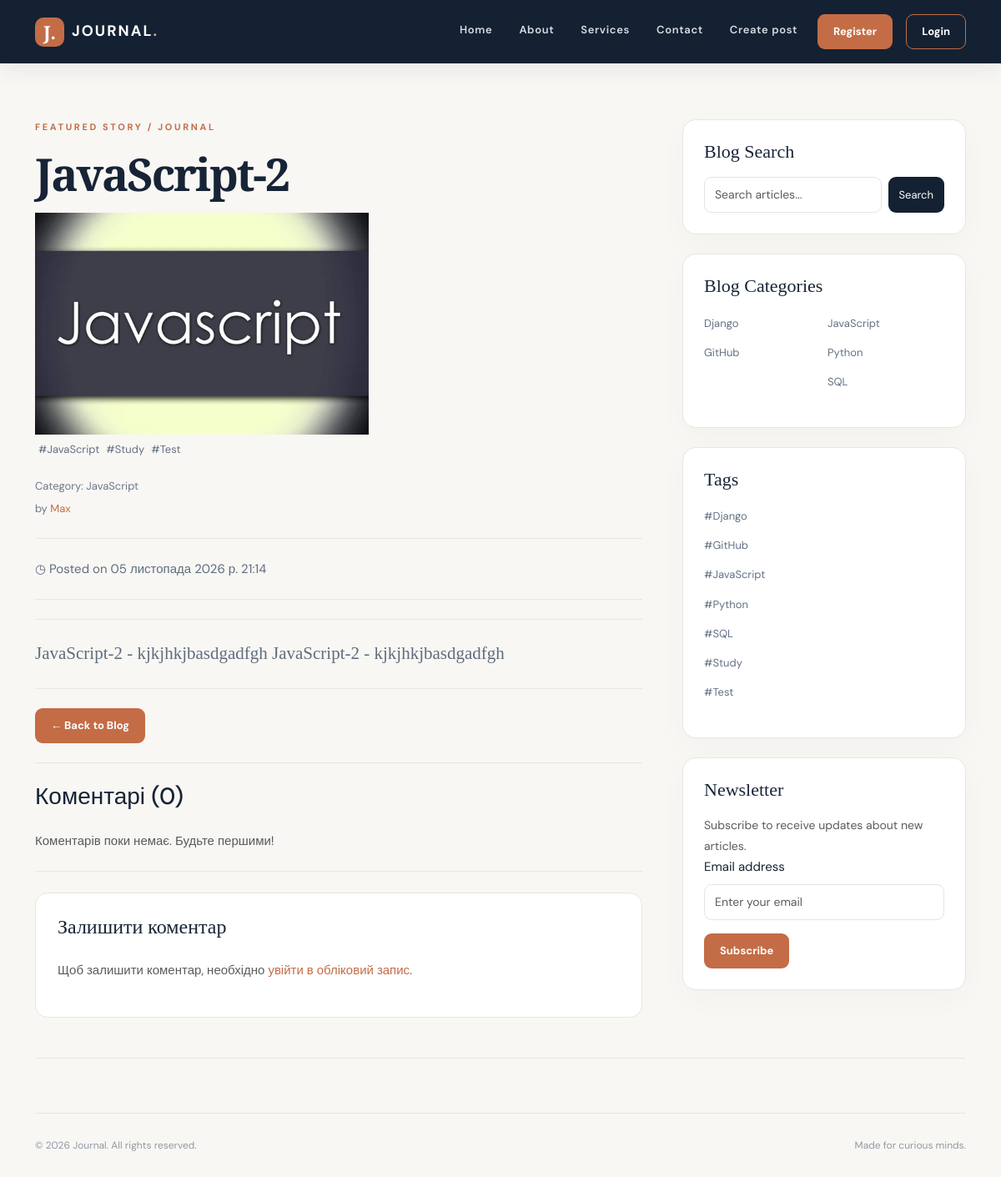
/post/7/, run on an earlier commit of the app's database.
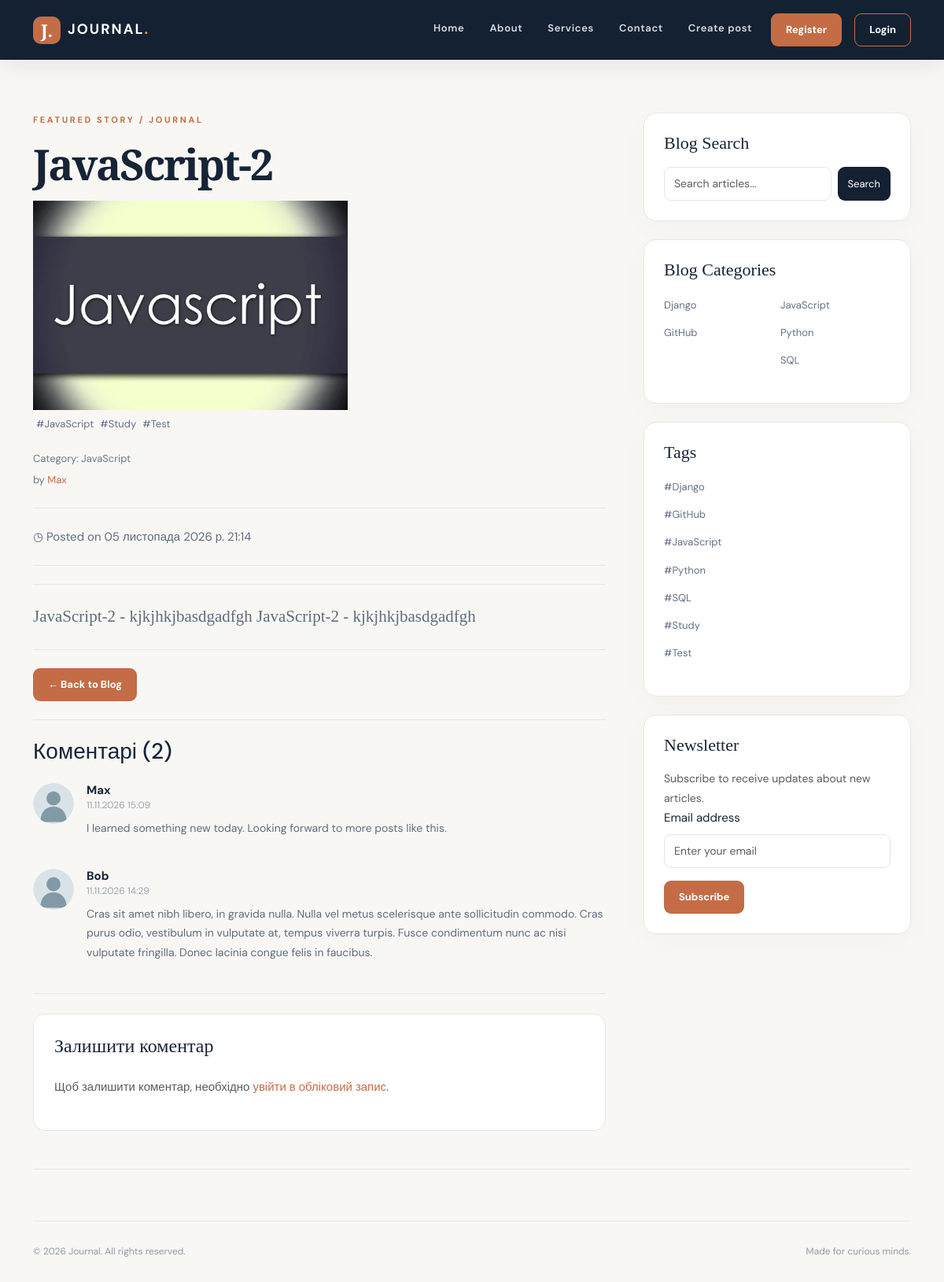
And on a later commit of the database.
### blog/models.py (models this page shows, shortened)
class Tag(models.Model):
    name = models.CharField(max_length=30, unique=True, verbose_name='Назва')
    class Meta:
        ordering = ['name']
        verbose_name = 'Тег'
        verbose_name_plural = 'Теги'

class Post(models.Model):
    title = models.CharField(max_length=200, verbose_name='Заголовок', unique=True)
    content = models.TextField(verbose_name='Вміст')
    published_date = models.DateTimeField(auto_now_add=True, verbose_name='Дата публікації')
    category = models.ForeignKey(Category, on_delete=models.CASCADE, verbose_name='Категорія')
    user = models.ForeignKey(User, on_delete=models.CASCADE, verbose_name='Автор')
    tags = models.ManyToManyField(Tag, blank=True, verbose_name='Тег')
    image = models.ImageField(upload_to='posts/', verbose_name='Обкладинка')
    class Meta:
        ordering = ['-published_date']
        verbose_name = 'Публікація'
        verbose_name_plural = 'Публікації'

class Category(models.Model):
    name = models.CharField(max_length=100, verbose_name='Назва')
    def __str__(self):
        return self.name
    class Meta:
        ordering = ['name']
        verbose_name = 'Категорія'
        verbose_name_plural = 'Категорії'

class Comment(models.Model):
    post = models.ForeignKey(Post, on_delete=models.CASCADE, related_name='comments', verbose_name='Публікація')
    author = models.ForeignKey(User, on_delete=models.CASCADE, verbose_name='Автор')
    text = models.TextField(verbose_name='Текст коментаря')
    created_at = models.DateTimeField(auto_now_add=True, verbose_name='Дата створення')
    class Meta:
        ordering = ['-created_at']
        verbose_name = 'Коментар'
        verbose_name_plural = 'Коментарі'

### blog/views.py (the view)
# urls.py: path('post/<int:post_id>/', views.get_post, name='post_detail'),
def get_post(request, post_id): #post_slug - замість post_id
    post = get_object_or_404(Post, id=post_id) # slug=post_slug замість id=post_id
    comments = post.comments.all()
    if request.method == 'POST' and request.user.is_authenticated:
        form = CommentForm(request.POST)
        if form.is_valid():
            comment = form.save(commit=False)
            comment.post = post
            comment.author = request.user
            comment.save()
            return redirect('blog:post_detail', post_id=post_id)
    else:
        form = CommentForm()
    context = {
        'post': post,
        'tags': Tag.objects.all(),
        'comments': comments,
        'form': form,
    }
    context.update(get_categories())
    return render(request, 'blog/post.html', context)

### blog/forms.py (shortened to what this page needs)
class CommentForm(forms.ModelForm):
    class Meta:
        model = Comment
        fields = ('text',)
        widgets = {
            'text': forms.Textarea(attrs={
                'class': 'form-control',
                'rows': 4,
                'placeholder': 'Напишіть свій коментар...'
            })
        }
        labels = {
            'text': 'Ваш коментар'
        }

### blog/views.py (called while the page is built)
def get_categories():
    categories = Category.objects.all()
    first_half = Category.objects.all()[:len(categories) // 2]
    second_half = Category.objects.all()[len(categories) // 2:]
    return {'categories' : first_half, 'categories2': second_half}

### templates/blog/post.html (shortened to what this page needs)
{% extends 'base.html' %}
{% load static %}
{% block content %}
<div class="eyebrow mb-3">FEATURED STORY / JOURNAL</div>
<h1 class="article-title">{{ post.title }}</h1>
<img src="{{ post.image.url }}" alt="{{ post.title }}" width="400 px">
<ul class="list-unstyled category-list d-flex ">
    {% for tag in post.tags.all %}
        <li class="m-1"><a href="#">#{{ tag.name }}</a></li>
    {% empty %}
        <p>Тегів немає</p>
    {% endfor %}
</ul>
<p class="byline">
    Category: {{ post.category }}
</p>
<p class="byline">
    by <a href="{% url 'blog:profile_detail' post.user.id %}">{{ post.user }}</a>
</p>
<hr class="soft-divider"/>
<p>◷ Posted on {{ post.published_date }}</p>
<hr class="soft-divider"/>
<hr class="soft-divider"/>
<p class="lead intro-text">{{ post.content }}</p>
<hr class="soft-divider"/>
<a class="btn btn-accent" href="{% url 'blog:index'%}">← Back to Blog</a>
<hr class="soft-divider"/>
<h3 class="mb-4">Коментарі ({{ comments.count }})</h3>
{% for comment in comments %}
    <div class="comment-item">
        <div class="avatar-wrap">
            <img alt="Comment author avatar"
                 class="avatar"
                 src="{% static 'blog/assets/avatar.svg' %}"/>
        </div>
        <div class="comment-body">
            <h4 class="comment-author">
                {{ comment.author.username }}
                <small class="comment-date">
                    {{ comment.created_at|date:"d.m.Y H:i" }}
                </small>
            </h4>
            <p>{{ comment.text|linebreaksbr }}</p>
        </div>
    </div>
{% empty %}
    <p class="text-muted">
        Коментарів поки немає. Будьте першими!
    </p>
{% endfor %}
<hr class="soft-divider"/>
<div class="comment-box">
    <h4 class="mb-4">Залишити коментар</h4>
    {% if user.is_authenticated %}
        <form method="post" class="comment-form">
            {% csrf_token %}
            <div class="mb-3">
                {{ form.text.label_tag }}
                {{ form.text }}
                {% for error in form.text.errors %}
                    <div class="text-danger mt-2">
                        {{ error }}
                    </div>
                {% endfor %}
            </div>
            <button type="submit" class="btn btn-accent">
                Опублікувати коментар
            </button>
        </form>
    {% else %}
        <p class="text-muted">
            Щоб залишити коментар, необхідно
            <a href="{% url 'blog:login' %}">увійти в обліковий запис</a>.
        </p>
    {% endif %}
</div>
{% endblock %}

### templates/base.html (shortened to what the changed rows need)
<!DOCTYPE html>
<html lang="en">
<head>
    {% load static %}
    <link href="https://cdn.jsdelivr.net/npm/bootstrap@5.3.3/dist/css/bootstrap.min.css" rel="stylesheet"/>
    <link href="{% static 'blog/css/site.css' %}" rel="stylesheet"/>
</head>
<body>
<div class="container page-container">
    <div class="row g-5">
        <div class="col-lg-8">
            {% block content %} {% endblock %}
        </div>
        <div class="col-lg-4">
            <div class="sidebar-card">
                <div class="row g-2">
                    <div class="col-6">
                        <ul class="list-unstyled category-list">
                            {% for category in categories %}
                                <li>
                                    <a href="{% url 'blog:index' %}?category={{ category.id }}">
                                        {{ category.name }}
                                    </a>
                                </li>
                            {% empty %}
                                <p>Категорій немає</p>
                            {% endfor %}
                        </ul>
                    </div>
                    <div class="col-6">
                        <ul class="list-unstyled category-list">
                           {% for category in categories2 %}
                                <li>
                                    <a href="{% url 'blog:index' %}?category={{ category.id }}">
                                        {{ category.name }}
                                    </a>
                                </li>
                            {% empty %}
                                <p>Категорій немає</p>
                            {% endfor %}
                        </ul>
                    </div>
                </div>
            </div>
            <div class="sidebar-card">
                <ul class="list-unstyled category-list">
                   {% for tag in tags %}
                        <li><a href="#">#{{ tag.name }}</a></li>
                    {% empty %}
                        <p>Тегів немає</p>
                    {% endfor %}
                </ul>
            </div>
        </div>
    </div>
</div>
</body>
</html>

What changed in the data, as far as the page shows it:
computed for Post "JavaScript-2": count "0" → "2"
added Comment: author.username "Max", created_at "11.11.2026 15:09", text "I learned something new today. Looking forward to more posts like this."
added Comment: author.username "Bob", created_at "11.11.2026 14:29", text "Cras sit amet nibh libero, in gravida nulla. Nulla vel metus scelerisque ante sollicitudin commodo. Cras purus odio, vestibulum in vulputate at, tempus viverra turpis. Fusce condimentum nunc ac nisi vulputate fringilla. Donec lacinia congue felis in faucibus."
Also different on the page:
text no longer shown: "Коментарів поки немає. Будьте першими!"
